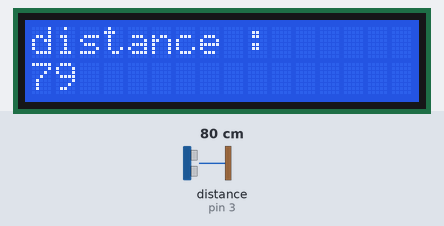
A sketch run on a simulated Arduino Uno, built with avr-gcc and run on an emulated ATmega328P. Shown: 16×2 character LCD. Wiring (inferred from the names in the program): ultrasonic range finder: trigger pin 2; echo pin 3. Inputs (shaded band) come from the test bench; at power-on: distance to the obstacle (sensor on pin 3) 80 cm. The echo pulse lasts 58.3 µs per cm.

Above: at 1.2 s.
1.3 s: distance to the obstacle (sensor on pin 3) set to 2 cm
At 2.9 s:
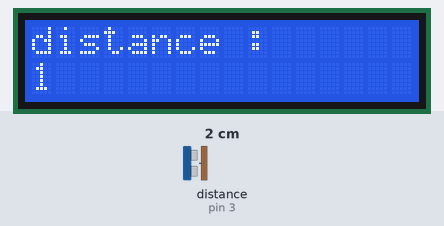
4.6 s: distance to the obstacle (sensor on pin 3) set to 4 cm
At 6.0 s:
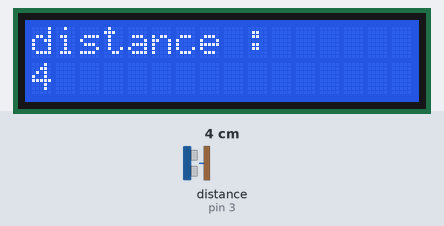
7.7 s: distance to the obstacle (sensor on pin 3) set to 9 cm
At 9.0 s:
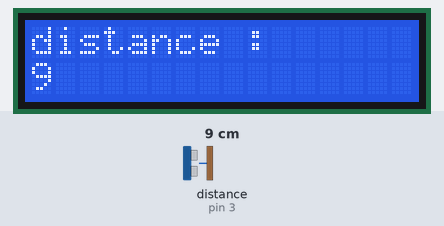
Timing chart, 0 to 10.7 s (numbered marks = the images above; inputs shaded):
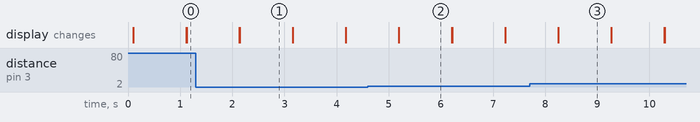

Measured:
- after the input at 1.3 s, the display: first differs from a run without the input after 0.84 s (image 1)
- after the input at 4.6 s, the display: first differs from a run without the input after 0.60 s (image 2)
- after the input at 7.7 s, the display: first differs from a run without the input after 0.55 s (image 3)
- what the display in image 1 shows lasts 1.1 s, from 2.1 s to 3.2 s

The sketch:

lcd_ultrasonic.ino
```cpp
// LCD 모듈 임포트
#include <Wire.h>
#include <LiquidCrystal_I2C.h>
// LCD 정보 입력
LiquidCrystal_I2C lcd(0x27, 16, 2);

// 초음파센서 핀 설정
int trig_pin = 2;
int echo_pin = 3;

void setup() {
  pinMode(trig_pin, OUTPUT);
  pinMode(echo_pin, INPUT);

  lcd.begin();
  lcd.backlight();
  lcd.print("distance : ");
}

void loop() {
  lcd.clear();
  lcd.home();
  lcd.print("distance : ");
  digitalWrite(trig_pin, HIGH);
  delayMicroseconds(10);
  digitalWrite(trig_pin, LOW);
  long duration = pulseIn(echo_pin, HIGH);
  long distance = duration / 58.2;

  lcd.setCursor(0,1);
  lcd.print(distance);
  delay(1000);
}

// int getDistance(int aTrig_pin, int aEcho_pin) {
```
